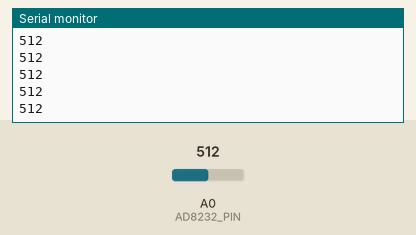
This sketch was run on a simulated Arduino Uno, built with avr-gcc and run on an emulated ATmega328P. Shown: the last lines printed to the serial monitor. The inputs (shaded band) are chosen by the test bench; at power-on: A0 (AD8232_PIN) = 512.

Above: at 1.2 s.
1.3 s: A0 (AD8232_PIN) set to 490
At 1.31 s:
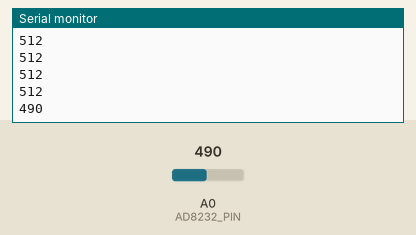
2.8 s: A0 (AD8232_PIN) set to 510
At 2.81 s:
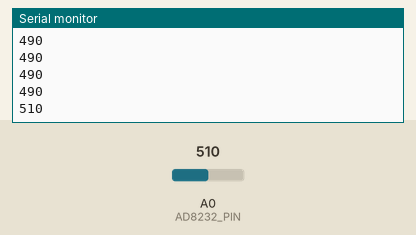
Timing chart, 0 to 5.8 s (numbered marks = the images above; inputs shaded):
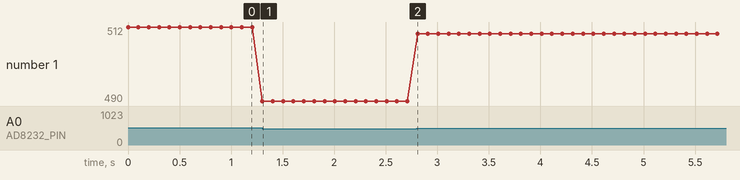

Measured:
- after the input at 1.3 s, the serial monitor: prints a new line at once (image 1)
- after the input at 2.8 s, the serial monitor: prints a new line at once (image 2)
- plotted number 1: 512 → 490 after the input at 1.3 s, 490 → 510 after the input at 2.8 s

The sketch:

readings.ino
```cpp
const int AD8232_PIN = A0; // Analog pin for AD8232 output
int signalValue = 0;

void setup() {
  Serial.begin(9600);  // Start serial communication
  pinMode(AD8232_PIN, INPUT); // Set AD8232 output as input
}

void loop() {
  signalValue = analogRead(AD8232_PIN);
  Serial.println(signalValue);

  // Optional: Set a threshold to detect muscle activation
  if (signalValue > 500) { // Adjust threshold as needed
    //Serial.println("Muscle activated!");
    // Add code here to control the myoelectric arm
  }

  delay(100);  // Adjust delay as necessary for smoother signal reading
}
```
